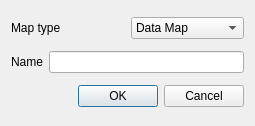
<?xml version="1.0" encoding="UTF-8"?>
<ui version="4.0">
 <class>CNewLayerDlg</class>
 <widget class="QDialog" name="CNewLayerDlg">
  <property name="geometry">
   <rect>
    <x>0</x>
    <y>0</y>
    <width>255</width>
    <height>126</height>
   </rect>
  </property>
  <property name="windowTitle">
   <string>New Map</string>
  </property>
  <layout class="QVBoxLayout">
   <item>
    <layout class="QHBoxLayout">
     <item>
      <widget class="QLabel">
       <property name="text">
        <string>Map type</string>
       </property>
      </widget>
     </item>
     <item>
      <widget class="QComboBox" name="c_layer_selector">
       <item>
        <property name="text">
         <string>Data Map</string>
        </property>
       </item>
       <item>
        <property name="text">
         <string>Convex Map</string>
        </property>
       </item>
       <item>
        <property name="text">
         <string>Axial Map</string>
        </property>
       </item>
       <item>
        <property name="text">
         <string>Pesh Map</string>
        </property>
       </item>
      </widget>
     </item>
    </layout>
   </item>
   <item>
    <layout class="QHBoxLayout">
     <item>
      <widget class="QLabel">
       <property name="text">
        <string>Name</string>
       </property>
      </widget>
     </item>
     <item>
      <widget class="QLineEdit" name="c_name"/>
     </item>
    </layout>
   </item>
   <item>
    <layout class="QHBoxLayout">
     <item>
      <spacer name="horizontalSpacer">
       <property name="orientation">
        <enum>Qt::Horizontal</enum>
       </property>
       <property name="sizeHint" stdset="0">
        <size>
         <width>40</width>
         <height>20</height>
        </size>
       </property>
      </spacer>
     </item>
     <item>
      <widget class="QPushButton" name="c_ok">
       <property name="text">
        <string>OK</string>
       </property>
      </widget>
     </item>
     <item>
      <widget class="QPushButton" name="c_cancel">
       <property name="text">
        <string>Cancel</string>
       </property>
      </widget>
     </item>
    </layout>
   </item>
  </layout>
 </widget>
 <resources/>
 <connections>
  <connection>
   <sender>c_layer_selector</sender>
   <signal>currentIndexChanged(int)</signal>
   <receiver>CNewLayerDlg</receiver>
   <slot>OnSelchangeLayerType(int)</slot>
   <hints>
    <hint type="sourcelabel">
     <x>147</x>
     <y>40</y>
    </hint>
    <hint type="destinationlabel">
     <x>75</x>
     <y>10</y>
    </hint>
   </hints>
  </connection>
  <connection>
   <sender>c_ok</sender>
   <signal>clicked()</signal>
   <receiver>CNewLayerDlg</receiver>
   <slot>OnOK()</slot>
   <hints>
    <hint type="sourcelabel">
     <x>108</x>
     <y>121</y>
    </hint>
    <hint type="destinationlabel">
     <x>22</x>
     <y>118</y>
    </hint>
   </hints>
  </connection>
  <connection>
   <sender>c_cancel</sender>
   <signal>clicked()</signal>
   <receiver>CNewLayerDlg</receiver>
   <slot>OnCancel()</slot>
   <hints>
    <hint type="sourcelabel">
     <x>207</x>
     <y>120</y>
    </hint>
    <hint type="destinationlabel">
     <x>248</x>
     <y>98</y>
    </hint>
   </hints>
  </connection>
 </connections>
 <slots>
  <slot>OnSelchangeLayerType(int)</slot>
  <slot>OnOK()</slot>
  <slot>OnCancel()</slot>
 </slots>
</ui>
